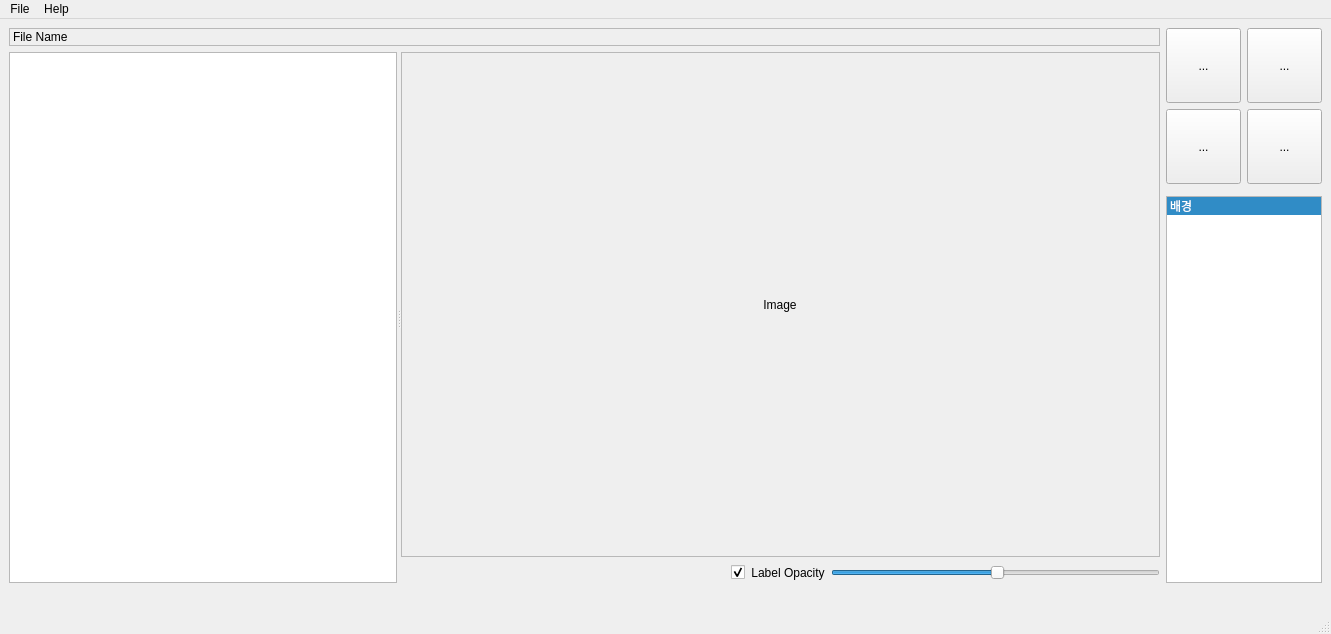
<?xml version="1.0" encoding="UTF-8"?>
<ui version="4.0">
 <class>MainWindow</class>
 <widget class="QMainWindow" name="MainWindow">
  <property name="geometry">
   <rect>
    <x>0</x>
    <y>0</y>
    <width>1331</width>
    <height>634</height>
   </rect>
  </property>
  <property name="focusPolicy">
   <enum>Qt::StrongFocus</enum>
  </property>
  <property name="windowTitle">
   <string>Auto-labeling</string>
  </property>
  <property name="windowIcon">
   <iconset>
    <normaloff>chalk.png</normaloff>chalk.png</iconset>
  </property>
  <property name="animated">
   <bool>true</bool>
  </property>
  <widget class="QWidget" name="centralwidget">
   <layout class="QGridLayout" name="gridLayout_3">
    <item row="3" column="1" colspan="2">
     <widget class="QListWidget" name="listWidget">
      <property name="sizePolicy">
       <sizepolicy hsizetype="Expanding" vsizetype="Expanding">
        <horstretch>0</horstretch>
        <verstretch>0</verstretch>
       </sizepolicy>
      </property>
      <property name="minimumSize">
       <size>
        <width>15</width>
        <height>15</height>
       </size>
      </property>
      <property name="maximumSize">
       <size>
        <width>350</width>
        <height>16777215</height>
       </size>
      </property>
      <property name="layoutDirection">
       <enum>Qt::LeftToRight</enum>
      </property>
      <property name="currentRow">
       <number>0</number>
      </property>
      <item>
       <property name="text">
        <string>배경</string>
       </property>
       <property name="background">
        <brush brushstyle="SolidPattern">
         <color alpha="255">
          <red>240</red>
          <green>240</green>
          <blue>240</blue>
         </color>
        </brush>
       </property>
       <property name="flags">
        <set>ItemIsSelectable|ItemIsEditable|ItemIsDragEnabled|ItemIsUserCheckable|ItemIsEnabled</set>
       </property>
      </item>
     </widget>
    </item>
    <item row="0" column="2">
     <widget class="QToolButton" name="eraseButton">
      <property name="sizePolicy">
       <sizepolicy hsizetype="Expanding" vsizetype="Expanding">
        <horstretch>0</horstretch>
        <verstretch>0</verstretch>
       </sizepolicy>
      </property>
      <property name="maximumSize">
       <size>
        <width>75</width>
        <height>75</height>
       </size>
      </property>
      <property name="toolTip">
       <string>Eraser</string>
      </property>
      <property name="statusTip">
       <string>Erasertool</string>
      </property>
      <property name="text">
       <string>...</string>
      </property>
      <property name="icon">
       <iconset>
        <normaloff>eraser.png</normaloff>eraser.png</iconset>
      </property>
      <property name="iconSize">
       <size>
        <width>25</width>
        <height>25</height>
       </size>
      </property>
      <property name="checkable">
       <bool>true</bool>
      </property>
     </widget>
    </item>
    <item row="0" column="0" rowspan="4">
     <layout class="QGridLayout" name="gridLayout">
      <item row="2" column="0">
       <widget class="QSplitter" name="splitter">
        <property name="orientation">
         <enum>Qt::Horizontal</enum>
        </property>
        <widget class="QTreeView" name="treeView">
         <property name="sizePolicy">
          <sizepolicy hsizetype="Expanding" vsizetype="Expanding">
           <horstretch>0</horstretch>
           <verstretch>0</verstretch>
          </sizepolicy>
         </property>
         <property name="minimumSize">
          <size>
           <width>0</width>
           <height>0</height>
          </size>
         </property>
         <property name="maximumSize">
          <size>
           <width>16777215</width>
           <height>16777215</height>
          </size>
         </property>
         <property name="cursor" stdset="0">
          <cursorShape>ArrowCursor</cursorShape>
         </property>
         <property name="focusPolicy">
          <enum>Qt::NoFocus</enum>
         </property>
         <property name="frameShape">
          <enum>QFrame::StyledPanel</enum>
         </property>
         <property name="dragDropMode">
          <enum>QAbstractItemView::DragDrop</enum>
         </property>
         <property name="defaultDropAction">
          <enum>Qt::CopyAction</enum>
         </property>
        </widget>
        <widget class="QWidget" name="layoutWidget">
         <layout class="QVBoxLayout" name="verticalLayout">
          <item>
           <layout class="QGridLayout" name="gridLayout_2">
            <property name="horizontalSpacing">
             <number>6</number>
            </property>
            <item row="0" column="0">
             <widget class="QScrollArea" name="scrollArea">
              <property name="enabled">
               <bool>true</bool>
              </property>
              <property name="minimumSize">
               <size>
                <width>500</width>
                <height>0</height>
               </size>
              </property>
              <property name="focusPolicy">
               <enum>Qt::StrongFocus</enum>
              </property>
              <property name="frameShape">
               <enum>QFrame::StyledPanel</enum>
              </property>
              <property name="verticalScrollBarPolicy">
               <enum>Qt::ScrollBarAsNeeded</enum>
              </property>
              <property name="horizontalScrollBarPolicy">
               <enum>Qt::ScrollBarAsNeeded</enum>
              </property>
              <property name="sizeAdjustPolicy">
               <enum>QAbstractScrollArea::AdjustIgnored</enum>
              </property>
              <property name="widgetResizable">
               <bool>true</bool>
              </property>
              <property name="alignment">
               <set>Qt::AlignCenter</set>
              </property>
              <widget class="QWidget" name="scrollAreaWidgetContents">
               <property name="geometry">
                <rect>
                 <x>0</x>
                 <y>0</y>
                 <width>748</width>
                 <height>472</height>
                </rect>
               </property>
               <property name="layoutDirection">
                <enum>Qt::LeftToRight</enum>
               </property>
               <layout class="QFormLayout" name="formLayout">
                <property name="sizeConstraint">
                 <enum>QLayout::SetDefaultConstraint</enum>
                </property>
                <property name="fieldGrowthPolicy">
                 <enum>QFormLayout::FieldsStayAtSizeHint</enum>
                </property>
                <property name="labelAlignment">
                 <set>Qt::AlignCenter</set>
                </property>
                <property name="formAlignment">
                 <set>Qt::AlignCenter</set>
                </property>
                <item row="0" column="0">
                 <widget class="QLabel" name="mainImageViewer">
                  <property name="sizePolicy">
                   <sizepolicy hsizetype="Preferred" vsizetype="Preferred">
                    <horstretch>0</horstretch>
                    <verstretch>0</verstretch>
                   </sizepolicy>
                  </property>
                  <property name="frameShape">
                   <enum>QFrame::NoFrame</enum>
                  </property>
                  <property name="text">
                   <string>Image</string>
                  </property>
                  <property name="alignment">
                   <set>Qt::AlignCenter</set>
                  </property>
                 </widget>
                </item>
               </layout>
              </widget>
             </widget>
            </item>
           </layout>
          </item>
          <item>
           <layout class="QHBoxLayout" name="horizontalLayout">
            <item>
             <spacer name="horizontalSpacer">
              <property name="orientation">
               <enum>Qt::Horizontal</enum>
              </property>
              <property name="sizeHint" stdset="0">
               <size>
                <width>40</width>
                <height>20</height>
               </size>
              </property>
             </spacer>
            </item>
            <item>
             <widget class="QCheckBox" name="labelOpacityCheckBox">
              <property name="text">
               <string/>
              </property>
              <property name="checked">
               <bool>true</bool>
              </property>
             </widget>
            </item>
            <item>
             <widget class="QLabel" name="label_2">
              <property name="sizePolicy">
               <sizepolicy hsizetype="Fixed" vsizetype="Fixed">
                <horstretch>0</horstretch>
                <verstretch>0</verstretch>
               </sizepolicy>
              </property>
              <property name="frameShadow">
               <enum>QFrame::Plain</enum>
              </property>
              <property name="text">
               <string>Label Opacity</string>
              </property>
              <property name="alignment">
               <set>Qt::AlignCenter</set>
              </property>
             </widget>
            </item>
            <item>
             <widget class="QSlider" name="lableOpacitySlider">
              <property name="sizePolicy">
               <sizepolicy hsizetype="Expanding" vsizetype="Fixed">
                <horstretch>0</horstretch>
                <verstretch>0</verstretch>
               </sizepolicy>
              </property>
              <property name="focusPolicy">
               <enum>Qt::StrongFocus</enum>
              </property>
              <property name="layoutDirection">
               <enum>Qt::LeftToRight</enum>
              </property>
              <property name="sliderPosition">
               <number>50</number>
              </property>
              <property name="tracking">
               <bool>true</bool>
              </property>
              <property name="orientation">
               <enum>Qt::Horizontal</enum>
              </property>
             </widget>
            </item>
           </layout>
          </item>
         </layout>
        </widget>
       </widget>
      </item>
      <item row="1" column="0">
       <widget class="QLabel" name="fileNameLabel">
        <property name="sizePolicy">
         <sizepolicy hsizetype="Expanding" vsizetype="Fixed">
          <horstretch>0</horstretch>
          <verstretch>0</verstretch>
         </sizepolicy>
        </property>
        <property name="minimumSize">
         <size>
          <width>0</width>
          <height>18</height>
         </size>
        </property>
        <property name="frameShape">
         <enum>QFrame::StyledPanel</enum>
        </property>
        <property name="text">
         <string>File Name</string>
        </property>
        <property name="textInteractionFlags">
         <set>Qt::LinksAccessibleByMouse|Qt::TextSelectableByMouse</set>
        </property>
       </widget>
      </item>
     </layout>
    </item>
    <item row="0" column="1">
     <widget class="QToolButton" name="brushButton">
      <property name="sizePolicy">
       <sizepolicy hsizetype="Expanding" vsizetype="Expanding">
        <horstretch>0</horstretch>
        <verstretch>0</verstretch>
       </sizepolicy>
      </property>
      <property name="maximumSize">
       <size>
        <width>75</width>
        <height>75</height>
       </size>
      </property>
      <property name="focusPolicy">
       <enum>Qt::TabFocus</enum>
      </property>
      <property name="toolTip">
       <string>Brush</string>
      </property>
      <property name="statusTip">
       <string>BrushTool</string>
      </property>
      <property name="layoutDirection">
       <enum>Qt::LeftToRight</enum>
      </property>
      <property name="text">
       <string>...</string>
      </property>
      <property name="icon">
       <iconset>
        <normaloff>brush.png</normaloff>brush.png</iconset>
      </property>
      <property name="iconSize">
       <size>
        <width>25</width>
        <height>25</height>
       </size>
      </property>
      <property name="checkable">
       <bool>true</bool>
      </property>
     </widget>
    </item>
    <item row="1" column="1">
     <widget class="QToolButton" name="roiAutoLabelButton">
      <property name="sizePolicy">
       <sizepolicy hsizetype="Expanding" vsizetype="Expanding">
        <horstretch>0</horstretch>
        <verstretch>0</verstretch>
       </sizepolicy>
      </property>
      <property name="maximumSize">
       <size>
        <width>75</width>
        <height>75</height>
       </size>
      </property>
      <property name="toolTip">
       <string>Region of interest</string>
      </property>
      <property name="statusTip">
       <string>autolabel tool</string>
      </property>
      <property name="text">
       <string>...</string>
      </property>
      <property name="icon">
       <iconset>
        <normaloff>Local.png</normaloff>Local.png</iconset>
      </property>
      <property name="iconSize">
       <size>
        <width>25</width>
        <height>25</height>
       </size>
      </property>
      <property name="checkable">
       <bool>true</bool>
      </property>
     </widget>
    </item>
    <item row="1" column="2">
     <widget class="QToolButton" name="HkeyButton">
      <property name="sizePolicy">
       <sizepolicy hsizetype="Expanding" vsizetype="Expanding">
        <horstretch>0</horstretch>
        <verstretch>0</verstretch>
       </sizepolicy>
      </property>
      <property name="maximumSize">
       <size>
        <width>75</width>
        <height>75</height>
       </size>
      </property>
      <property name="toolTip">
       <string>Move Position</string>
      </property>
      <property name="statusTip">
       <string>Position Tool</string>
      </property>
      <property name="text">
       <string>...</string>
      </property>
      <property name="icon">
       <iconset>
        <normaloff>move2.png</normaloff>move2.png</iconset>
      </property>
      <property name="iconSize">
       <size>
        <width>25</width>
        <height>25</height>
       </size>
      </property>
      <property name="checkable">
       <bool>true</bool>
      </property>
     </widget>
    </item>
    <item row="4" column="0" colspan="3">
     <widget class="QLabel" name="situationLabel">
      <property name="text">
       <string/>
      </property>
     </widget>
    </item>
   </layout>
  </widget>
  <widget class="QMenuBar" name="menubar">
   <property name="geometry">
    <rect>
     <x>0</x>
     <y>0</y>
     <width>1331</width>
     <height>26</height>
    </rect>
   </property>
   <widget class="QMenu" name="menufile">
    <property name="title">
     <string>File</string>
    </property>
    <addaction name="actionNewProject"/>
    <addaction name="actionOpenProject"/>
    <addaction name="actionAddNewImages"/>
    <addaction name="separator"/>
   </widget>
   <widget class="QMenu" name="menuhelp">
    <property name="title">
     <string>Help</string>
    </property>
   </widget>
   <addaction name="menufile"/>
   <addaction name="menuhelp"/>
  </widget>
  <widget class="QStatusBar" name="statusbar"/>
  <action name="actionSave">
   <property name="text">
    <string>Save</string>
   </property>
  </action>
  <action name="actionOpenFolder">
   <property name="text">
    <string>Open Folder</string>
   </property>
  </action>
  <action name="actionNewProject">
   <property name="text">
    <string>New Project</string>
   </property>
  </action>
  <action name="actionOpenProject">
   <property name="text">
    <string>Open Project</string>
   </property>
  </action>
  <action name="actionAddNewImages">
   <property name="text">
    <string>Add New Images</string>
   </property>
  </action>
 </widget>
 <resources/>
 <connections/>
</ui>
